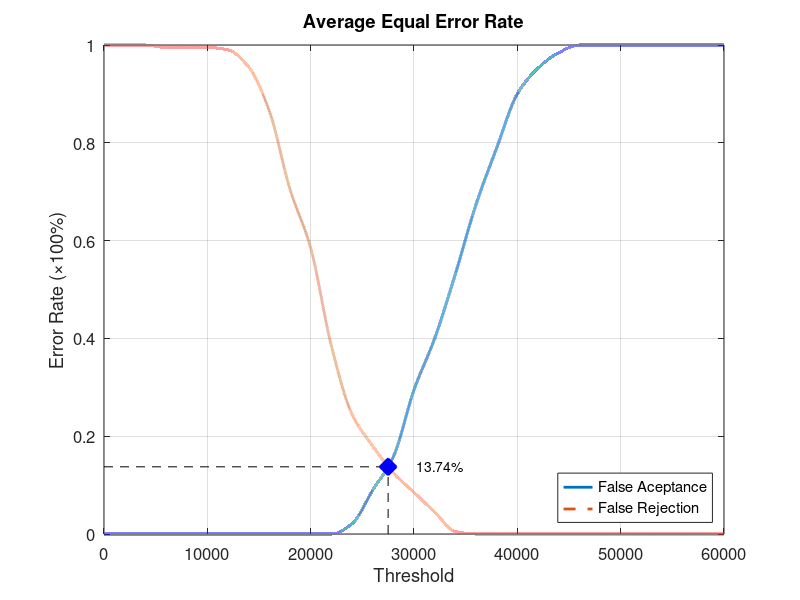
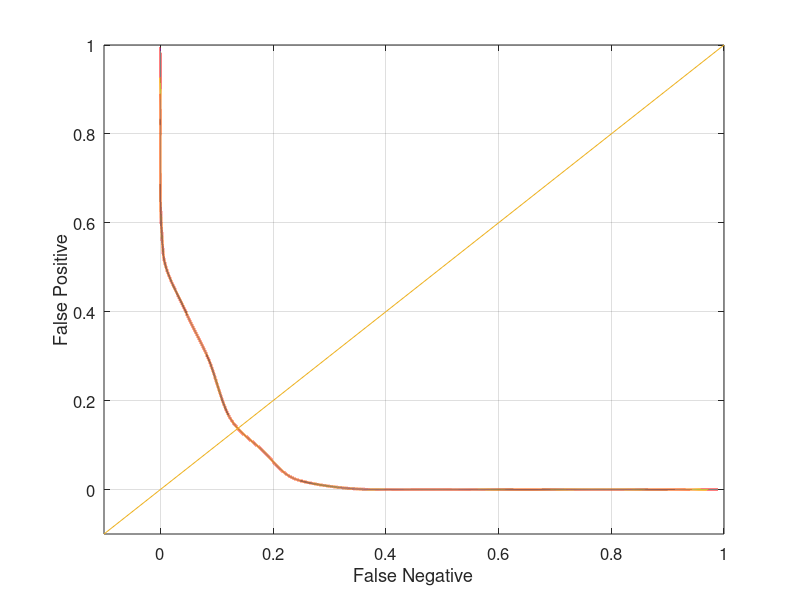

Recreate these plots in MATLAB, in order.
function yEER = Database1_2
close all;
clear;
clc;
x = 0:2000:60000;
xq = 0:0.5:60000;

y0 = [0 0 0 0 0 0 0 0 0 0 0 0 0.0210526 0.0894737 0.157895 0.294737 0.4 0.531579 0.673684 0.789474 0.9 0.952632 0.984211 1 1 1 1 1 1 1 1];
yy0 = interp1(x, y0, xq, 'pchip');
y1 = [1 1 1 0.995 0.995 0.995 0.99 0.955 0.865 0.705 0.585 0.385 0.245 0.18 0.125 0.085 0.045 0.005 0 0 0 0 0 0 0 0 0 0 0 0 0];
yy1 = interp1(x, y1, xq, 'pchip');

% Calculating EER: 
y2 = abs(y0 - y1);
find(y2 == min(y2))
yy2 = abs(yy0 - yy1);
xEER = find(yy2 == min(yy2));
xEERIndex = xq(xEER) % X-axis EER
yEER = yy0(xEER) % Y-axis EER

main = figure
plot(xq, yy0,'-','LineWidth', 2);	hold on
plot(xq, yy1,'--','LineWidth', 2);	hold on
plot([xEERIndex xEERIndex], [0 yEER], 'k--');	hold on
plot([0 xEERIndex], [yEER yEER], 'k--');	hold on
plot(xEERIndex, yEER, 'bx', 'LineWidth', 10);	hold on
text(xEERIndex + 10 * xEERIndex / 100, yEER, [num2str(round((10000 * yEER)) / 100) '%'])
legend('False Aceptance', 'False Rejection', 'Location', 'SouthEast')
xlabel('Threshold')
ylabel('Error Rate (\times100%)')
title('Average Equal Error Rate')
set(gca, 'FontSize', 12)
axis([0 60000 0 1])
grid on

print(main, 'Database1_2Main', '-dpng');
FNRxFPR = figure('Color', [1 1 1]);
plot(yy1, yy0, '-', yy1, yy0, 'LineWidth', 2);
hold on
y = -0.1:0.1:1
plot(y, y); 
set(gca, 'FontSize', 12)
xlabel('False Negative')
ylabel('False Positive')
axis([-0.1 1 -0.1 1])
set(gca, 'FontSize', 12)
grid on

print(FNRxFPR, 'Database1_2FNRxFPR','-dpng');
end
